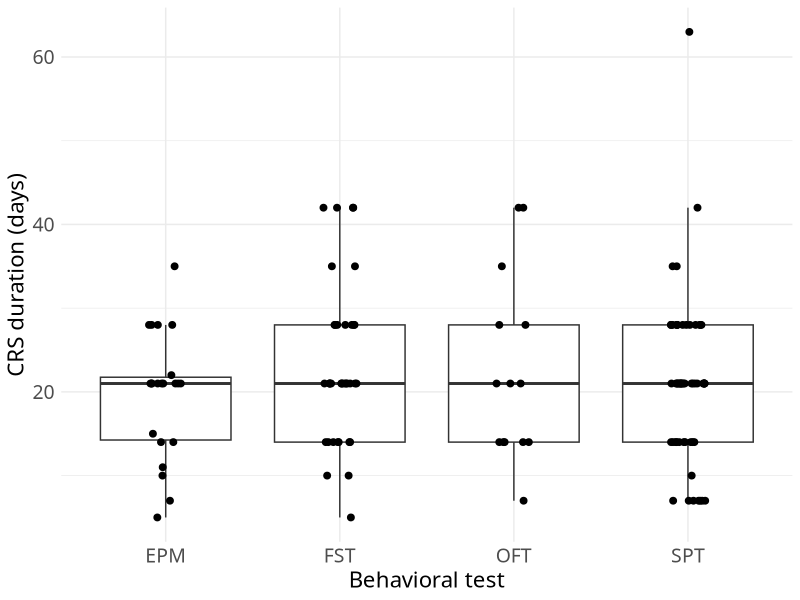
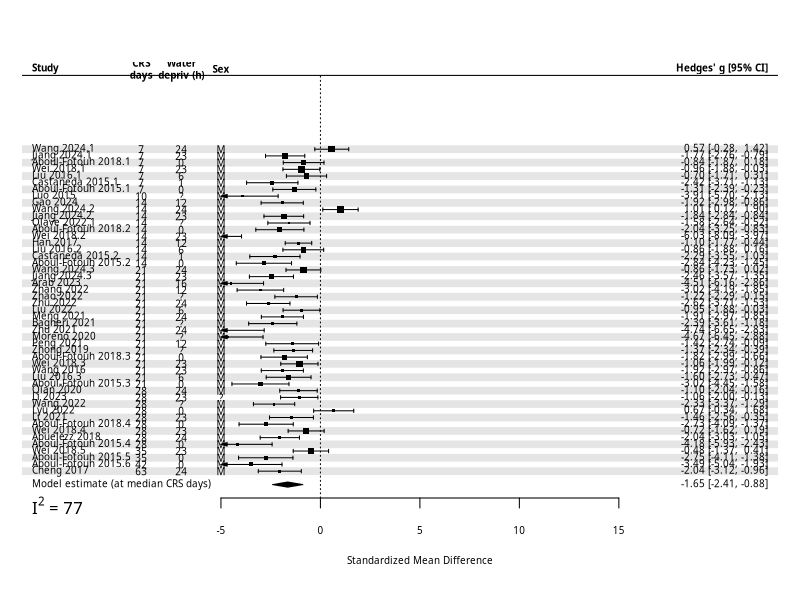
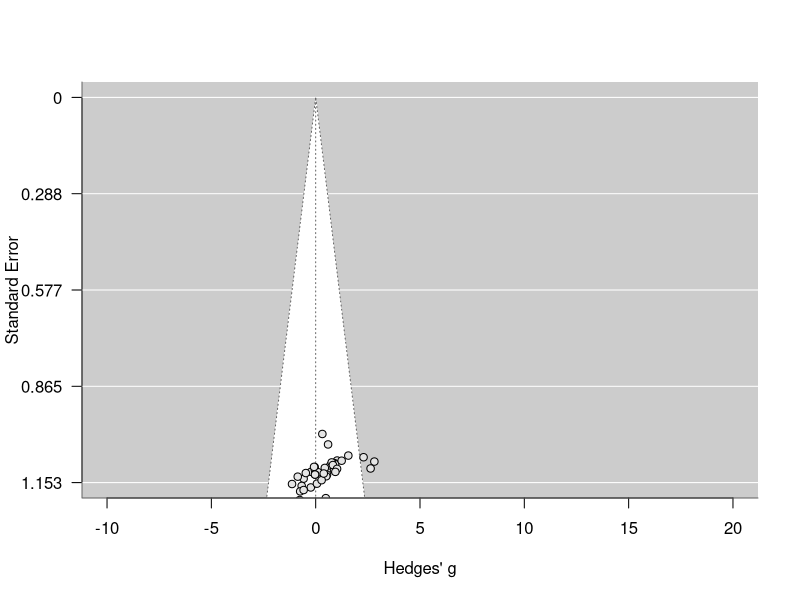
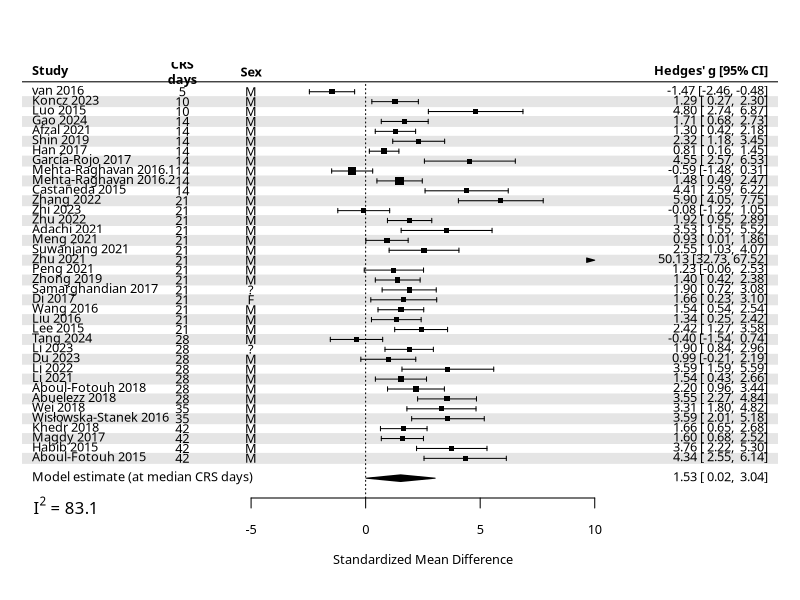
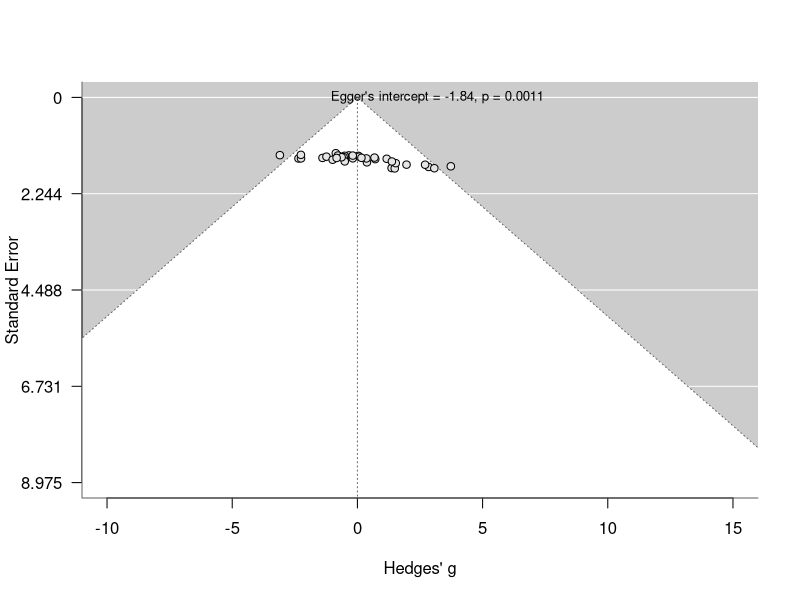
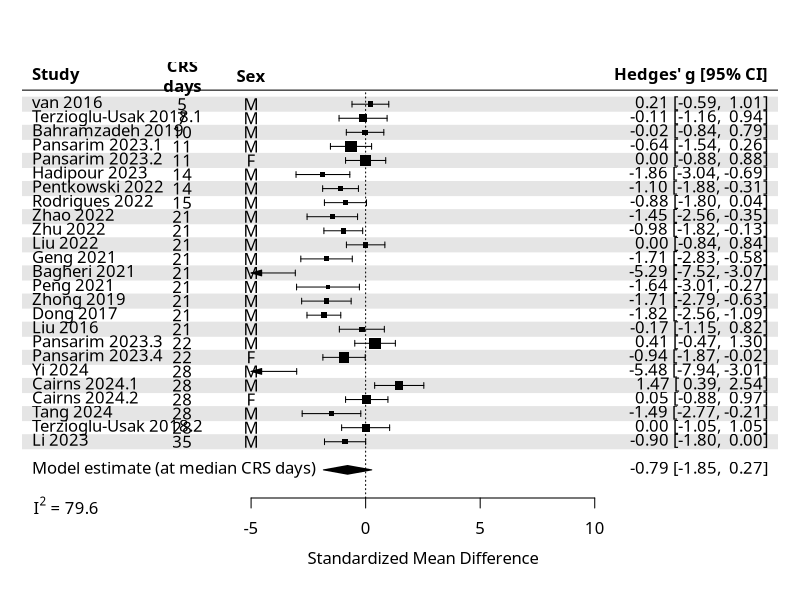
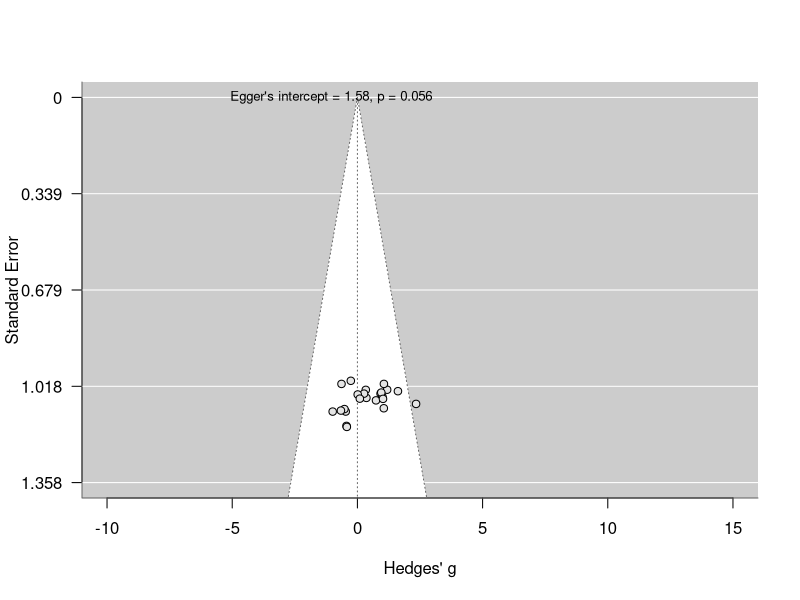
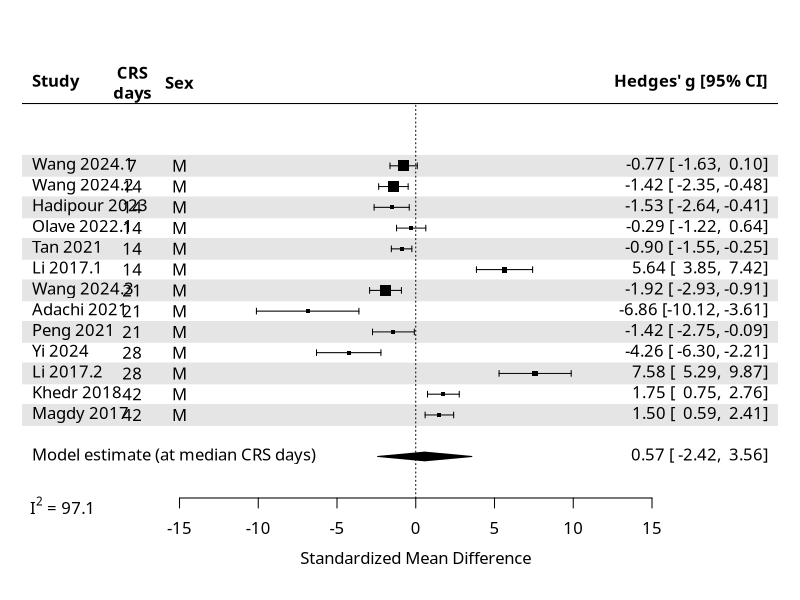

Recreate these plots in R, in order.
library(metafor)
library(dplyr)
library(ggplot2)

CS_data <- read.csv("CS_data.csv")

CS_data %>% 
    group_by(Outcome) %>%
    summarise(total_days_not_specified = sum(is.na(total_days)),
              total_days_min = min(total_days, na.rm = TRUE),
              total_days_max = max(total_days, na.rm = TRUE),
              n_studies = n_distinct(PubID),
              n_effects = n())

cairo_pdf("CRS_duration.pdf",
    width = 10, height = 10,
    family = "Noto Sans"
)

CS_data %>%
    filter(!is.na(total_days)) %>%
    group_by(Outcome) %>%
    select(PMID, total_days, Outcome) %>%
    distinct() %>%
    ggplot(aes(y = total_days, x = Outcome)) +
    geom_boxplot(outlier.shape = NA) +
    geom_jitter(width = 0.1, height = 0, size = 2) +
    theme_minimal() +
    ylab("CRS duration (days)") +
    xlab("Behavioral test") +
    theme(text = element_text(family = "Noto Sans"),
          axis.title = element_text(size = 16),
          axis.text = element_text(size = 14))

dev.off()

get_I2 <- function(model) {
    # See https://www.metafor-project.org/doku.php/tips:i2_multilevel_multivariate
    W <- diag(1 / model$vi)
    X <- model.matrix(model)
    P <- W - W %*% X %*% solve(t(X) %*% W %*% X) %*% t(X) %*% W
    I2 <- 100 * sum(model$sigma2) / (sum(model$sigma2) +
        (model$k - model$p) / sum(diag(P)))
    return(I2)
}

do_meta <- function(
    test, save_pdf = FALSE, effects_limits = NA) {
    # Calculate effect sizes for the specified test
    # We use Hedges' g for standardized mean difference
    effect_sizes <- escalc(
        data = CS_data %>%
            filter(Outcome == test),
        measure = "SMD",
        m1i = test_mean,
        m2i = control_mean,
        n1i = test_n,
        n2i = control_n,
        sd1i = test_sd,
        sd2i = control_sd,
        append = TRUE, # Return the data along with the effect sizes
        slab = PubID
        # slab = paste(PubID, ifelse(is.na(sex), "?", sex), sep = " - ")
    )

    if (is.na(effects_limits[1])) {
        effects_limits <- c(
            floor(min(effect_sizes$yi, na.rm = TRUE)) - 1,
            ceiling(max(effect_sizes$yi, na.rm = TRUE)) + 1
        )
    }

    # Mixed-effects model
    mc <- rma.mv(
        data = effect_sizes,
        yi = yi,
        V = vi,
        mods = ~ total_time, # We include total_time as a moderator
        # We use PubID as a random effect. This is important as some
        # studies have multiple observations (e.g. M/F or different lengths
        # of CRS).
        random = ~ 1 | PubID,
        method = "REML", # Restricted Maximum Likelihood
        test = "knha" # Knapp-Hartung adjustment for small sample sizes
    )

    print(summary(mc))

    if (save_pdf) {
        out_pdf <- paste0(test, "_forest.pdf")
        cairo_pdf(out_pdf,
            width = 10, height = 2 * nrow(effect_sizes) / 5,
            family = "Noto Sans"
        )
    }

    par(family = "Noto Sans")

    if (test == "SPT") {
        ilabs <- cbind(
            ifelse(is.na(effect_sizes$total_days), "?", effect_sizes$total_days),
            ifelse(is.na(effect_sizes$water_depriv_h), "?", effect_sizes$water_depriv_h),
            ifelse(is.na(effect_sizes$sex), "?", effect_sizes$sex)
        )
        ilabs_labels <- c("CRS\ndays", "Water\ndepriv (h)", "Sex")
        ilabs_xpos <- c(
            effects_limits[1] - 4, effects_limits[1] - 2,
            effects_limits[1]
        )
    } else {
        ilabs <- cbind(
            ifelse(is.na(effect_sizes$total_days), "?", effect_sizes$total_days),
            ifelse(is.na(effect_sizes$sex), "?", effect_sizes$sex)
        )
        ilabs_labels <- c("CRS\ndays", "Sex")
        ilabs_xpos <- c(
            effects_limits[1] - 3, effects_limits[1]
        )
    }
    forest(mc,
        order = total_days, # PubID,
        header = c("Study", "Hedges' g [95% CI]"),
        shade = TRUE,
        ilab = ilabs,
        ilab.lab = ilabs_labels,
        ilab.xpos = ilabs_xpos,
        xlim = c(effects_limits[1] - 10, effects_limits[2] + 8),
        ylim = c(-3, nrow(effect_sizes) + 3),
        at = seq(effects_limits[1], effects_limits[2], 5),
        mlab = paste("Random-effects model", test, sep = " - "),
        addfit = FALSE
    )

    median_CRS_days <- median(effect_sizes$total_days, na.rm = TRUE)
    pred <- predict(mc, newmods = median_CRS_days)
    estimate <- pred$pred
    se  <- pred$se
    df  <- mc$ddf[1]

    tval <- estimate / se
    pval <- 2 * (1 - pt(abs(tval), df))

    print(paste0("Model estimate for ", test, 
        " at median CRS days (", median_CRS_days, ")"))
    print(paste0("Hedges' g = ", round(estimate, 3),
                 " (SE = ", round(se, 3),
                 ", df = ", round(df, 1),
                 ", t = ", round(tval, 3),
                 ", p = ", signif(pval, 3), ")"))

    addpoly(
    pred,
    row = -1,
    mlab = "Model estimate (at median CRS days)"
    )

    mtext(bquote(I^2 == .(format(get_I2(mc), digits = 3))),
        side = 1, line = 0, at = (effects_limits[1] - 9.5),
        cex = 1, adj = 0
    )

    summary(mc)

    if (save_pdf) {
        dev.off()
    }

    if (save_pdf) {
        out_pdf <- paste0(test, "_funnel.pdf")
        cairo_pdf(out_pdf,
            width = 7, height = 7,
            family = "Noto Sans"
        )
    }

    # Note: metafor::regtest does not support rma.mv objects
    # Egger's test is a simple linear regression of the effect sizes
    # on their standard errors, weighted by the inverse of the
    # variance of the effect sizes.
    egger <- lm(yi ~ sei, weights = 1/vi, 
        data = transform(effect_sizes, sei = sqrt(vi)))
    print(paste("Egger's test for funnel plot asymmetry - ", test))
    print(summary(egger))

    # Funnel plot
    funnel(mc,
        xlab = "Hedges' g",
        ylab = "Standard Error",
        xlim = effects_limits + c(-5, 5),
        ylim = c(0, max(sqrt(mc$vi)) + 0.1),
        pch = 21,
        las = 1
    )

    intercept <- round(coef(egger)[1], 2)
    pval <- signif(summary(egger)$coefficients[1,4], 2)
    text(x = min(effect_sizes$yi), 
     y = 0, 
     labels = paste0("Egger's intercept = ", intercept, 
                     ", p = ", pval), 
     pos = 4, cex=0.8)

    if (save_pdf) {
        dev.off()
    }

    return(mc)
}

spt_mc <- do_meta("SPT", effects_limits = c(-5, 15), save_pdf = TRUE)
fst_mc <- do_meta("FST", effects_limits = c(-5, 10), save_pdf = TRUE)
epm_mc <- do_meta("EPM", effects_limits = c(-5, 10), save_pdf = TRUE)
oft_mc <- do_meta("OFT", effects_limits = c(-15, 15), save_pdf = TRUE)

# funnel(mc_FST)
# mc_SPT <- do_meta("SPT", out_pdf = "SPT_forest.pdf", 10, 14)
# metareg(mc_SPT, ~ water_depriv_h + food_depriv_h + total_time)

# mc_EPM <- do_meta("EPM", out_pdf = "EPM_forest.pdf")

# mc_OFT <- do_meta("OFT", out_pdf = "OFT_forest.pdf")
